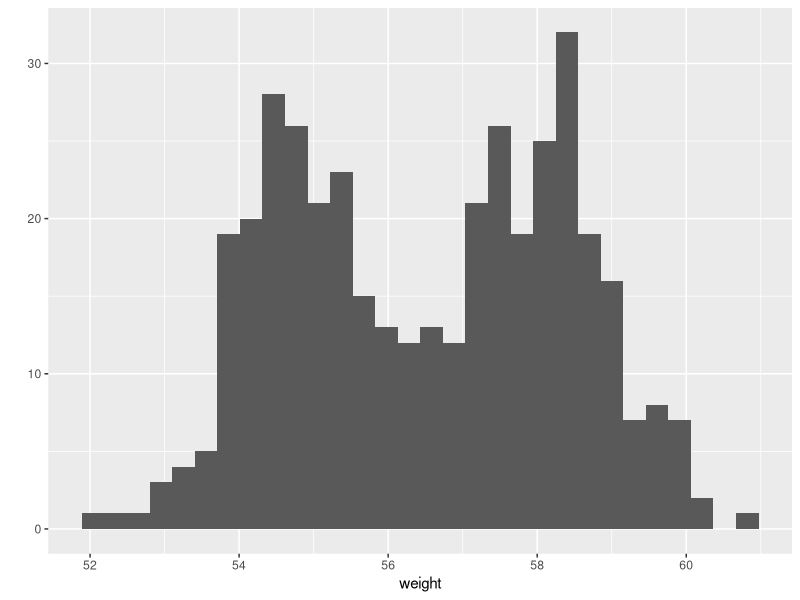
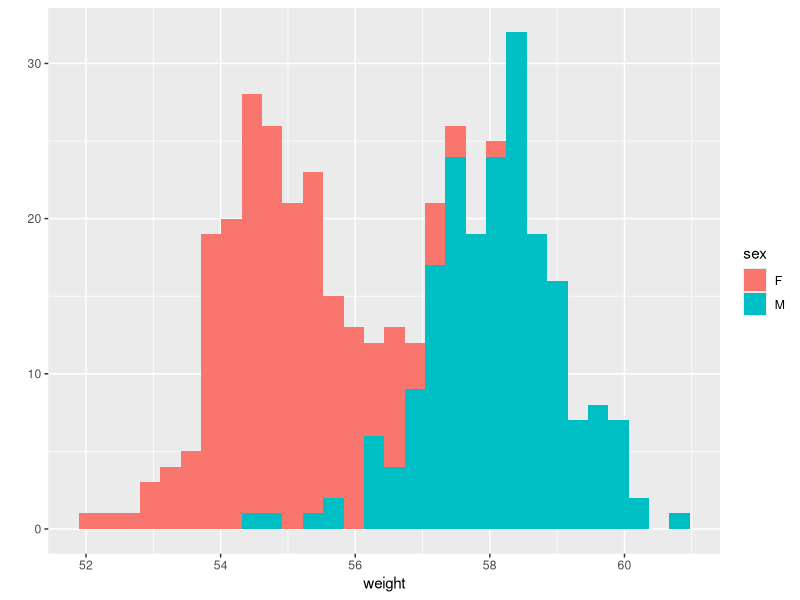
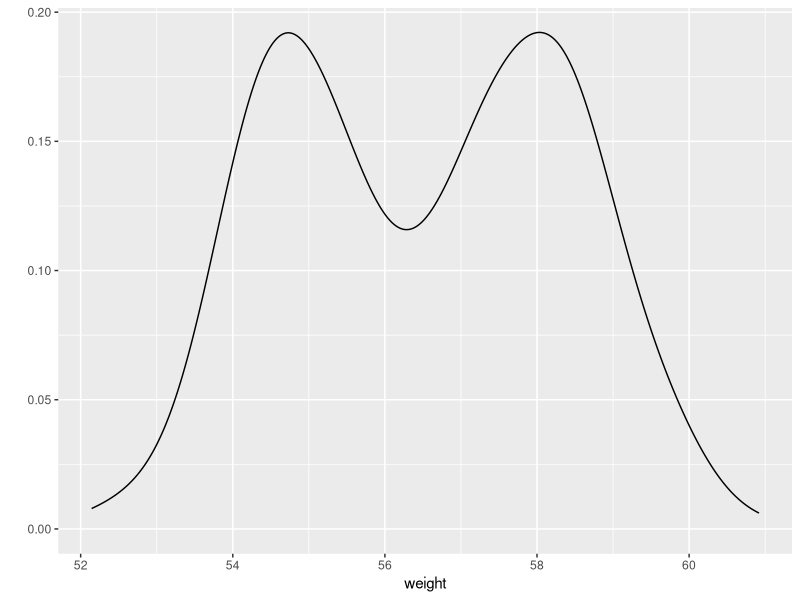
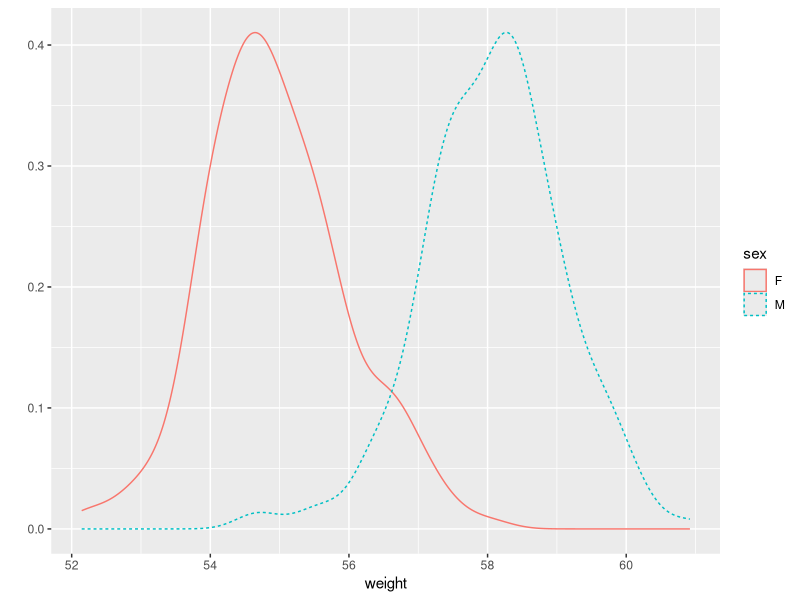
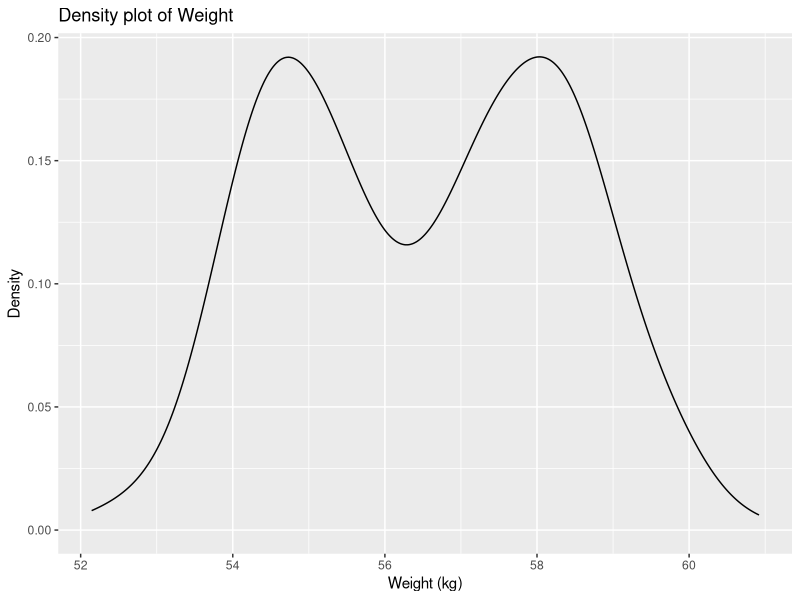

Source code (R) for these figures, in order:
# ggplot2 (5)

library(ggplot2)

set.seed(1234)
mydata = data.frame(
  sex = factor(rep(c("F", "M"), each=200)),
  weight = c(rnorm(200, 55), rnorm(200, 58)))
head(mydata)

# Basic histogram
qplot(weight, data = mydata, geom = "histogram")

# Change histogram fill color by group (sex)
qplot(weight, data = mydata, geom = "histogram", fill = sex)

# Basic density plot
qplot(weight, data = mydata, geom = "density")

# Change density plot line color by group (sex)
# change line type
qplot(weight, data = mydata, geom = "density", color = sex, linetype = sex)

qplot(weight, data = mydata, geom = "density", xlab = "Weight (kg)", ylab = "Density", main = "Density plot of Weight")